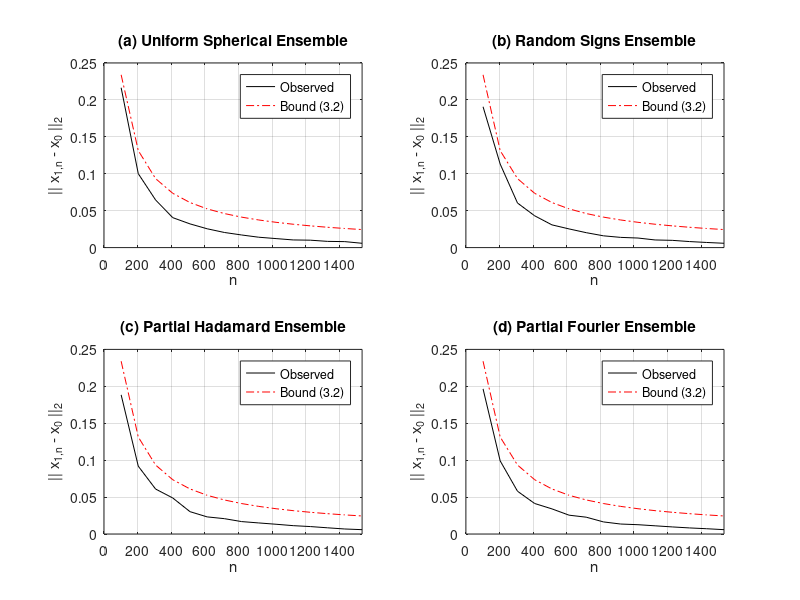

Recreate this plot in MATLAB.
% Figure 8: Plot of reconstruction error (empirical & theoretical) 
% when m,p are constant, n varies, for different matrix ensembles. 
% Uses data files: BoundDataUniform.mat, BoundDataSigns.mat,
%    BoundDataFourier.mat, BoundDataHadamard.mat, CpVec.mat
% See also: GenBoundDataUniform, GenBoundDataSigns, 
%    GenBoundDataFourier, GenBoundDataHadamard, GenTbl01

load CpVec.mat;
Cp = CpVec(find(P == 0.75));
pp = 2; mm = 2;

load BoundDataUniform.mat;
N = floor(Nfrac .* M(mm));
E = zeros(size(N));
R = zeros(size(N));
for nn = 1:length(Nfrac)
    [E(nn), jj] = max(errArray(pp,mm,nn,:));
    R(nn) = Pnorm(pp,mm,nn,jj);
end 
subplot(2,2,1); 
plot(N,E,'-k'); grid on;
xlabel(['n']); ylabel('|| x_{1,n} - x_{0} ||_{2}');
axis([0 max(N) 0 0.25]);
title(['(a) Uniform Spherical Ensemble']);
bound = Cp .* R .* (N ./ log2(M(mm))) .^ (0.5 - 1/P(pp));
hold on; plot(N,bound,'-.r');
legend('Observed', 'Bound (3.2)');
hold off;

load BoundDataSigns.mat;
N = floor(Nfrac .* M(mm));
E = zeros(size(N));
R = zeros(size(N));
for nn = 1:length(Nfrac)
    [E(nn), jj] = max(errArray(pp,mm,nn,:));
    R(nn) = Pnorm(pp,mm,nn,jj);
end 
subplot(2,2,2); 
plot(N,E,'-k'); grid on;
xlabel(['n']); ylabel('|| x_{1,n} - x_{0} ||_{2}');
axis([0 max(N) 0 0.25]);
title(['(b) Random Signs Ensemble']);
bound = Cp .* R .* (N ./ log2(M(mm))) .^ (0.5 - 1/P(pp));
hold on; plot(N,bound,'-.r');
legend('Observed', 'Bound (3.2)');
hold off;

load BoundDataHadamard.mat;
N = floor(Nfrac .* M(mm));
E = zeros(size(N));
R = zeros(size(N));
for nn = 1:length(Nfrac)
    [E(nn), jj] = max(errArray(pp,mm,nn,:));
    R(nn) = Pnorm(pp,mm,nn,jj);
end 
subplot(2,2,3); 
plot(N,E,'-k'); grid on;
xlabel(['n']); ylabel('|| x_{1,n} - x_{0} ||_{2}');
axis([0 max(N) 0 0.25]);
title(['(c) Partial Hadamard Ensemble']);
bound = Cp .* R .* (N ./ log2(M(mm))) .^ (0.5 - 1/P(pp));
hold on; plot(N,bound,'-.r');
legend('Observed', 'Bound (3.2)');
hold off;

load BoundDataFourier.mat;
N = floor(Nfrac .* M(mm));
E = zeros(size(N));
R = zeros(size(N));
for nn = 1:length(Nfrac)
    [E(nn), jj] = max(errArray(pp,mm,nn,:));
    R(nn) = Pnorm(pp,mm,nn,jj);
end 
subplot(2,2,4); 
plot(N,E,'-k'); grid on;
xlabel(['n']); ylabel('|| x_{1,n} - x_{0} ||_{2}');
axis([0 max(N) 0 0.25]);
title(['(d) Partial Fourier Ensemble']);
bound = Cp .* R .* (N ./ log2(M(mm))) .^ (0.5 - 1/P(pp));
hold on; plot(N,bound,'-.r');
legend('Observed', 'Bound (3.2)');
hold off;

%
% Copyright (c) 2006. Yaakov Tsaig
%  

%
% Part of SparseLab Version:100
% Created Tuesday March 28, 2006
% This is Copyrighted Material
% For Copying permissions see COPYING.m
% Comments? e-mail sparselab@stanford.edu
%
